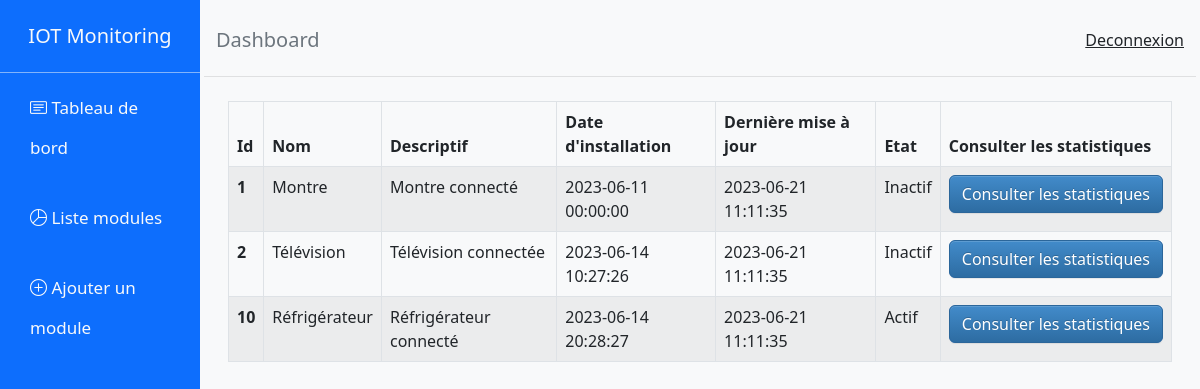
Screenshot of /index.php?uc=listeModule&action=listeModules (signed in) with the database file from the repository.
### tables this page shows
CREATE TABLE IF NOT EXISTS `modules` (
  `ID` int(11) NOT NULL AUTO_INCREMENT,
  `ID_utilisateur` int(11) NOT NULL,
  `Nom` varchar(50) NOT NULL,
  `Description` varchar(255) DEFAULT NULL,
  `DateInstallation` datetime DEFAULT NULL,
  `DerniereMiseAJour` datetime DEFAULT NULL,
  `Etat` text,
  PRIMARY KEY (`ID`)
);

### include/fct.php (called while the page is built, shortened)
<?php
function recupererModules($id)
{
    $pdo = PdoMonitoring::getPdo();
    $monObjPdoStatement = $pdo->prepare("SELECT id, Nom, Description, DateInstallation, DerniereMiseAJour, Etat FROM modules WHERE ID_utilisateur = :id");
    $monObjPdoStatement->bindValue(':id', $id);
    if ($monObjPdoStatement->execute()) {
        $modules = $monObjPdoStatement;
    } else {
        throw new Exception(" Erreur dans la récupération des données ");
    }
    return $modules;
}

### vues/v_listeModules.php (the view)
<div class="table-responsive">
    <div class="bs-example" data-example-id="striped-table">
      <table class="mx-4 my-4 w-auto table table-striped table-bordered table-hover">
        <thead class="thead-white">
          <tr>
            <th>Id</th>
            <th>Nom</th>
            <th>Descriptif</th>
            <th>Date d'installation</th>
            <th>Dernière mise à jour</th>
            <th>Etat</th>
            <th>Consulter les statistiques</th>
          </tr>
        </thead>
        <tbody>
          <?php if ($lesModules->rowCOunt() > 0) {
            while ($modules = $lesModules->fetch()) { ?>
              <tr>
                <th scope="row"> <?php echo $modules['id'] ?> </th>
                <td><?php echo $modules['Nom'] ?> </td>
                <td><?php echo $modules['Description'] ?> </td>
                <td><?php echo $modules['DateInstallation'] ?></td>
                <td><?php echo $modules['DerniereMiseAJour'] ?></td>
                <td><?php echo $modules['Etat'] ?></td>
                <td>
                  <form method="POST"  action="http://localhost/projet-monitoring/index.php?uc=listeModule&action=detailsModule&id=<?php echo $modules['id'] ?>">
                    <input type="submit" name="maj" class="btn btn-primary" value="Consulter les statistiques"/>
                  </form>
                </td>
              </tr>
          <?php }
          } else {
            echo "<h4> Il n'y a pas de modules enregistrés </h4>";
          }
          ?>
        </tbody>
      </table>
    </div>
</div>

### rows the page displays
modules: ID "1", Nom "Montre", Description "Montre connecté", DateInstallation "2023-06-11 00:00:00", DerniereMiseAJour "2023-06-21 11:11:35", Etat "Inactif"
modules: ID "2", Nom "Télévision", Description "Télévision connectée", DateInstallation "2023-06-14 10:27:26", DerniereMiseAJour "2023-06-21 11:11:35", Etat "Inactif"
modules: ID "10", Nom "Réfrigérateur", Description "Réfrigérateur connecté", DateInstallation "2023-06-14 20:28:27", DerniereMiseAJour "2023-06-21 11:11:35", Etat "Actif"
